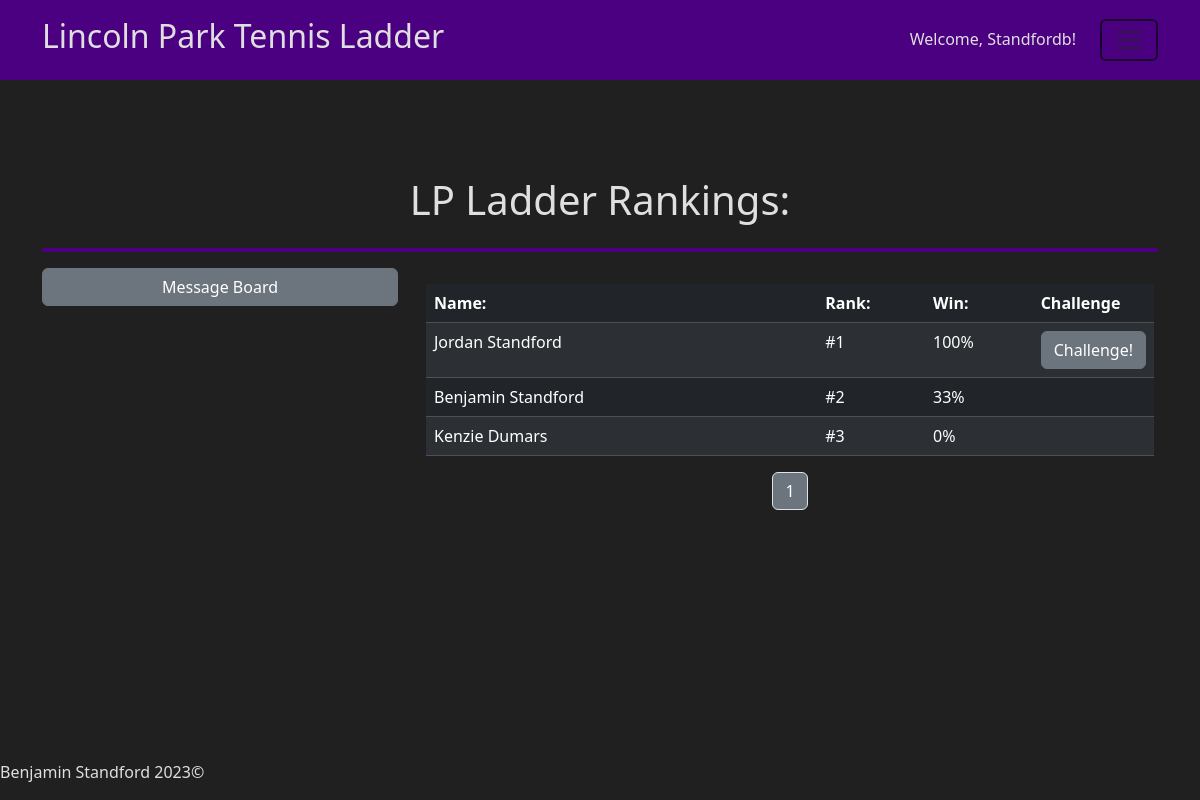
Screenshot of / (signed in) with the database file from the repository.
### app/helpers.py (models this page shows, shortened)
class User(db.Model):
    id = db.Column(db.Integer(), primary_key=True)
    first= db.Column(db.String(255), nullable=False)
    last = db.Column(db.String(255), nullable=False)
    username = db.Column(db.String(255), unique=True, nullable=False)
    password = db.Column(db.LargeBinary, nullable=False)
    salt = db.Column(db.LargeBinary, nullable=False)
    email = db.Column(db.String(255), unique=True, nullable=False)
    phone = db.Column(db.String(255))
    rank = db.Column(db.Integer(), default=0)
    date_joined = db.Column(db.DateTime, default=datetime.utcnow)
    matches = db.relationship("Match", secondary=user_match, backref="players")
    temp_matches = db.relationship("Temp_match", secondary=user_temp, backref="players")
    matches_won = db.relationship("Match", backref="winner", foreign_keys="Match.winner_id", lazy=True)
    matches_lost = db.relationship("Match", backref="loser", foreign_keys="Match.loser_id", lazy=True)
    temp_matches_won = db.relationship("Temp_match", backref="winner", foreign_keys="Temp_match.winner_id", lazy=True)
    temp_matches_lost = db.relationship("Temp_match", backref="loser", foreign_keys="Temp_match.loser_id", lazy=True)
    msg_sent = db.relationship("Chat", backref="sender", foreign_keys="Chat.sender_id", lazy=True)
    msg_received = db.relationship("Chat", backref="recipient", foreign_keys="Chat.recipient_id", lazy=True)

### app/routes.py (the view, shortened to what this page needs)
@app.route("/", methods=["GET", "POST"])
def index():
    if request.method == "GET":
        page = request.args.get('page')
        if page == None:
            page = 1
        players, pages = h.get_players(int(page))
        if "USER" in session:
            user = h.get_user()
        else:
            user = None
        messages = h.get_broadcast_messages()
        return render_template("index.html", players=players, pages=pages, user=user, spread=c.CHALLENGE_SPREAD, messages=messages)

### app/helpers.py (called while the page is built)
def get_user():
    user = User.query.filter_by(id=session["USER"]).first()
    return user

def get_players(page):
    results = c.RESULTS_PER_PAGE * page
    players = User.query.filter(User.rank.between(results-(c.RESULTS_PER_PAGE-1), results)).all()
    p = math.ceil(User.query.count() / c.RESULTS_PER_PAGE)
    x = 1
    pages = []
    while x <= p:
        pages.append(x)
        x += 1
    return players, pages

def get_broadcast_messages():
    messages = Chat.query.filter_by(broadcast=True).all()
    for message in messages:
        message.time = format_timestamp(message.timestamp)
    return messages

def format_timestamp(timestamp):
    timestamp = pytz.utc.localize(timestamp)
    timestamp = timestamp.astimezone(pytz.timezone("Us/Eastern"))
    time = timestamp.strftime(c.TIMESTAMP_FULL)
    return time

### app/templates/index.html (shortened to what this page needs)
{% extends "layout.html" %}
{% block main %}
    <div class="container">
        <div class="p-5"></div>
        <div class="row">
        <div class="col text-center"><h1>LP Ladder Rankings:</h1></div>
        </div>
        <hr class="border-4 opacity-100">
        <div class="row justify-content-center">
            <div class="col-12 col-md-4">
                    <button class="btn btn-secondary" id="chat-btn" style="width: 100%" type="button" data-bs-toggle="collapse" data-bs-target="#collapseExample" aria-expanded="false" aria-controls="collapseExample">
                        Message Board
                    </button>
            </div>
            <div class="col-12 col-md-8 p-3">
                <table class="table table-dark table-striped table-hover">
                    <thead>
                        <tr>
                            <th style="width: 55%">Name:</th>
                            <th style="width: 15%">Rank:</th>
                            <th style="width: 15%">Win:</th>
                            {% if 'USER' in session %}
                                <th style="width: 15%">Challenge</th>
                            {% endif %}
                        </tr>
                    </thead>
                    <tbody>
                        {% for player in players|sort(attribute='rank') %}
                            <tr>
                                <td><a href="/profile?id={{ player.id }}" style="text-decoration: none">{{ player.first }} {{ player.last }}</a></td>
                                <td>#{{ player.rank }}</td>
                                <td>{% if player.matches %}
                                        {{ ((player.matches_won|count/player.matches|count)*100)|round|int }}%
                                    {% else %}
                                        N/A
                                    {% endif %}
                                </td>
                                {% if 'USER' in session %}
                                    <td>
                                        {% if player.rank - user.rank in range(-spread, 0) %}
                                            <button class="btn btn-secondary">Challenge!</button>
                                        {% endif %}
                                    </td>
                                {% endif %}
                            </tr>
                        {% endfor %}
                    </tbody>
                </table>
                <nav aria-label="Page navigation">
                    <ul class="pagination justify-content-center">
                        {% for page in pages %}
                            <li class="page-item"><a class="page-link text-bg-secondary" href="/?page={{ page }}">{{ page }}</a></li>
                        {% endfor %}
                    </ul>
                  </nav>
            </div>
        </div>
    </div>
{% endblock %}

### app/templates/layout.html (shortened to what this page needs)
<!DOCTYPE <!DOCTYPE html>
<html lang="en">
    <head>
        <link href="https://cdn.jsdelivr.net/npm/bootstrap@5.3.2/dist/css/bootstrap.min.css" rel="stylesheet">
        <link rel="stylesheet" href={{ url_for("static", filename="styles.css") }}>
    </head>
    <body>
        <header class="sticky-top">
            <div class="container">
                {% if page == 'register' %}
                <div class="row align-items-center justify-content-between" id="header-row">
                    <div class="col-12 col-md-3 col-lg-5 text-center text-md-start">
                        <a href="/" id="logo" alt="Logo">
                            <h2>Lincoln Park Tennis Ladder</h2>
                        </a>
                    </div>
                    </div>
                        {% else %}
                        <div class="row align-items-center justify-content-between" id="header-row">
                            <div class="col-12 col-md-7 text-center text-md-start">
                                <a href="/" id="logo" alt="Logo">
                                    <h2>Lincoln Park Tennis Ladder</h2>
                                </a>
                            </div>
                        <div class="col-12 col-md-5">
                            <div class="row justify-content-center justify-content-md-end">
                                <div class="col-auto">
                                    <p>Welcome, <a href="/profile?id={{ session['USER'] }}" class="plain">{{ session['USERNAME'] }}! </a></p>
                                </div>
                                <div class="col-auto">
                                    <div class="navbar">
                                        <button class="navbar-toggler" type="button" data-bs-toggle="dropdown" aria-expanded="false">
                                            <span class="navbar-toggler-icon"></span>
                                        </button>
                                    </div>
                                </div>
                        </div>
                    {% endif %}
                </div>
            </div>
        </header>
        <main>
            {% block main %}
            {% endblock %}
            <div class="p-5"></div>
        </main>
        <footer class="fixed-bottom">
            <address>Benjamin Standford 2023©</address>
        </footer>
    </body>
</html>

### app/static/styles.css (style rules this page uses)
body { background-color: #202020; color: #dfdfdf; }
header { background-color:indigo; }
a { color: inherit; text-decoration: none; }
hr { color:indigo; }
.navbar-toggler { border: 2px solid; }
#header-row { min-height: 80px; }

### rows the page displays
User: USERNAME "Standfordb", first "Benjamin", last "Standford", rank "2", matches_won "33"
User: first "Jordan", last "Standford", rank "1", matches_won "100", shows "Challenge!"
User: first "Kenzie", last "Dumars", rank "3", matches_won "0"

### other values shown
{{ page }} "1"
